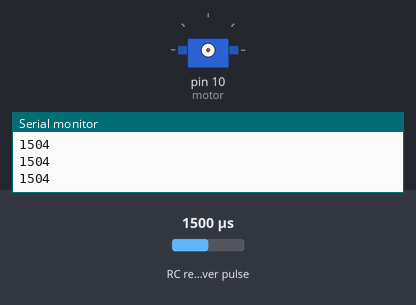
Bench run of a sketch on a simulated Arduino Uno, built with avr-gcc and run on an emulated ATmega328P. Parts: servo, the last lines printed to the serial monitor. Wiring (inferred from the names in the program): RC receiver channel: data pin 2. The test bench sets the inputs (shaded band); at power-on: RC receiver pulse 1500 µs.

Above: at 1.2 s.
1.3 s: RC receiver pulse (sensor on pin 2) set to 1300 µs
3.6 s: RC receiver pulse (sensor on pin 2) set to 1270 µs
At 5.3 s:
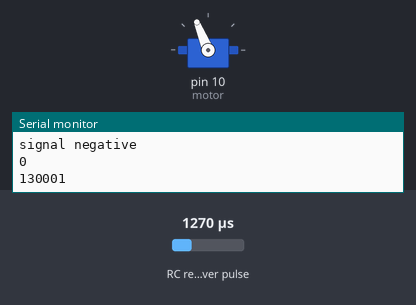
Timing chart, 0 to 6.8 s (numbered marks = the images above; inputs shaded):
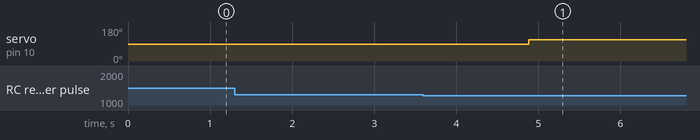

Measured:
- the behaviour switches between 1288 and 1287 µs on RC receiver pulse (sensor on pin 2) (found by bisection; images 0 and 1)
- after the input at 3.6 s, servo on pin 10 (motor): 90° → 112° after 1.3 s

The sketch:

phantom-2-arduino-drop.ino
```cpp
#define THROTTLE_SIGNAL_IN 0 // INTERRUPT 0 = DIGITAL PIN 2 - use the interrupt number in attachInterrupt
#define THROTTLE_SIGNAL_IN_PIN 2 // INTERRUPT 0 = DIGITAL PIN 2 - use the PIN number in digitalRead

#define NEUTRAL_THROTTLE 1500 // this is the duration in microseconds of neutral throttle on an electric RC Car
#include <Servo.h>

#define POS_SIGNAL 1300
#define NEG_SIGNAL 1700
Servo motor;

volatile int nThrottleIn = NEUTRAL_THROTTLE; // volatile, we set this in the Interrupt and read it in loop so it must be declared volatile
volatile unsigned long ulStartPeriod = 0; // set in the interrupt
volatile boolean bNewThrottleSignal = false; // set in the interrupt and read in the loop
long countnum = 0; // counter1 for delay
long countnum2 = 0; // counter2 for delay
// we could use nThrottleIn = 0 in loop instead of a separate variable, but using bNewThrottleSignal to indicate we have a new signal
// is clearer for this first example

void setup()
{
  // tell the Arduino we want the function calcInput to be called whenever INT0 (digital pin 2) changes from HIGH to LOW or LOW to HIGH
  // catching these changes will allow us to calculate how long the input pulse is
  attachInterrupt(THROTTLE_SIGNAL_IN, calcInput, CHANGE);
  // motor.attach(10);
  // motor.writeMicroseconds(POS_SIGNAL);
  Serial.begin(9600);
}

void loop()
{
  // if a new throttle signal has been measured, lets print the value to serial, if not our code could carry on with some other processing
  if (bNewThrottleSignal)
  {
    Serial.println(nThrottleIn);

    // set this back to false when we have finished
    // with nThrottleIn, while true, calcInput will not update
    // nThrottleIn
    bNewThrottleSignal = false;
  }
  {
    if (countnum > 60000 )
    {
      if (nThrottleIn > 1995 && nThrottleIn < 2200 )
      {
        Serial.println("signal positive");
        Serial.println(countnum);
        Serial.println(countnum2);
        motor.attach(10);
        delay (100);
        countnum = 0 ;
        motor.writeMicroseconds(POS_SIGNAL);
        delay (500);
        motor.detach();
      }
    }
  }
  {
    if (nThrottleIn > 1995 && nThrottleIn < 2200 )
    {
      countnum = countnum +1;
      //delay (1000);
    }
    else
      countnum = 0;
  }
  {
    if (countnum2 > 130000 )
    {
      if (nThrottleIn < 1290 && nThrottleIn > 1240 )
      {
        Serial.println("signal negative");
        Serial.println(countnum);
        Serial.println(countnum2);
        motor.attach(10);
        delay (100);
        countnum2 = 0 ;
        motor.writeMicroseconds(NEG_SIGNAL);
        delay (500);
        motor.detach();
      }
    }
  }
  {
    if (nThrottleIn < 1290 && nThrottleIn > 1240)
    {
      countnum2 = countnum2 +1;
      //delay (1000);
    }
    else
      countnum2 = 0;
  }
}

void calcInput()
{
  // if the pin is high, its the start of an interrupt
  if (digitalRead(THROTTLE_SIGNAL_IN_PIN) == HIGH)
  {
    // get the time using micros - when our code gets really busy this will become inaccurate, but for the current application its
    // easy to understand and works very well
    ulStartPeriod = micros();
  }
  else
  {
    // if the pin is low, its the falling edge of the pulse so now we can calculate the pulse duration by subtracting the
    // start time ulStartPeriod from the current time returned by micros()
    if (ulStartPeriod && (bNewThrottleSignal == false))
    {
      nThrottleIn = (int)(micros() - ulStartPeriod);
      ulStartPeriod = 0;

      // tell loop we have a new signal on the throttle channel
      // we will not update nThrottleIn until loop sets
      // bNewThrottleSignal back to false
      bNewThrottleSignal = true;
    }
  }
}
```
